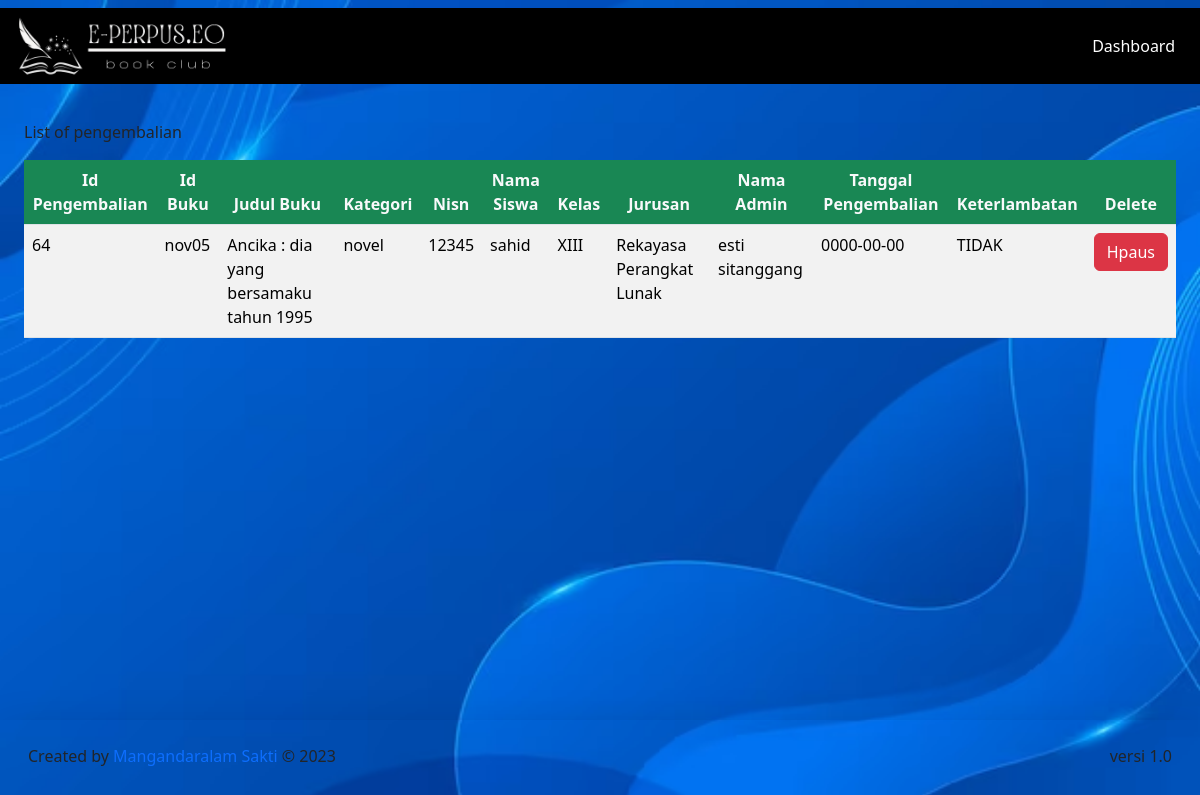
/DashboardPetugas/pengembalian/pengembalianBuku.php, run on an earlier commit of the app's database.
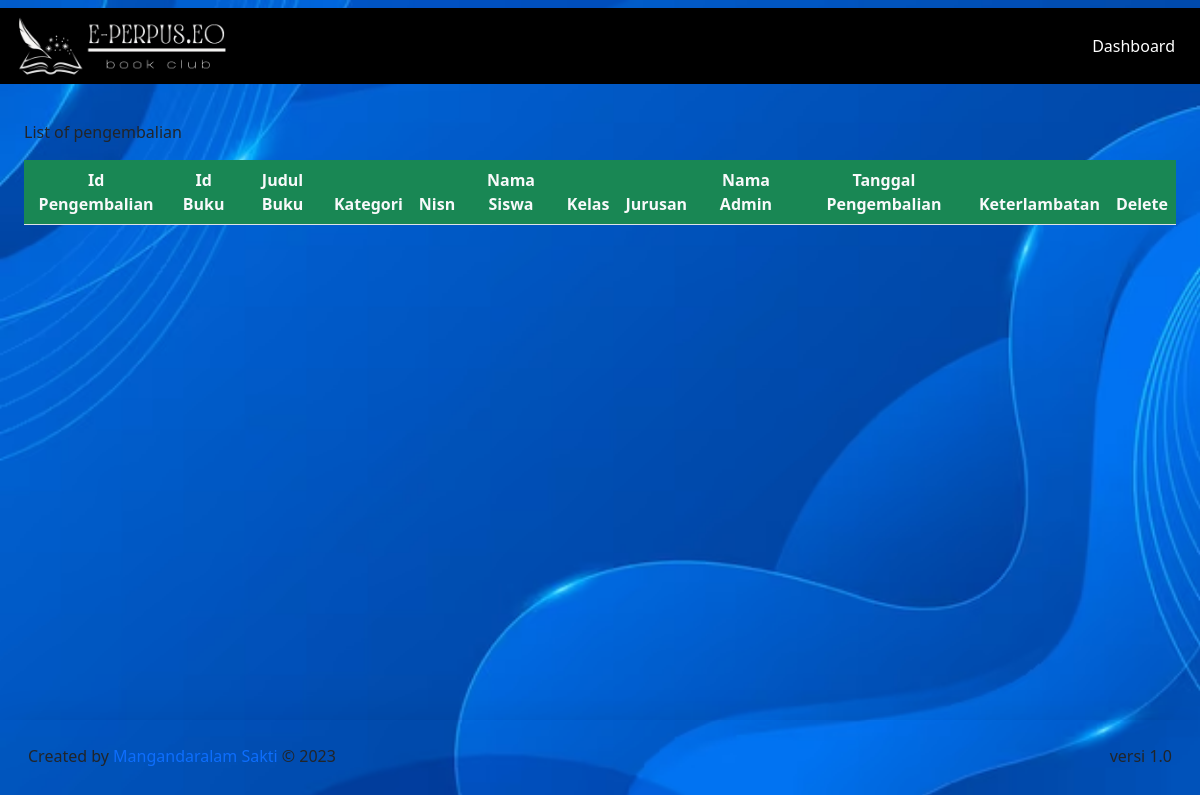
And on a later commit of the database.
### tables this page shows
CREATE TABLE `pengembalian` (
  `id_pengembalian` int(11) NOT NULL,
  `id_peminjaman` int(11) NOT NULL,
  `id_buku` varchar(20) NOT NULL,
  `nisn` int(11) NOT NULL,
  `id_admin` int(11) NOT NULL,
  `buku_kembali` date NOT NULL,
  `keterlambatan` enum('YA','TIDAK') NOT NULL,
  `denda` int(15) NOT NULL
);

CREATE TABLE `buku` (
  `cover` varchar(255) NOT NULL,
  `id_buku` varchar(20) NOT NULL,
  `kategori` varchar(255) NOT NULL,
  `judul` varchar(255) NOT NULL,
  `pengarang` varchar(255) NOT NULL,
  `penerbit` varchar(255) NOT NULL,
  `tahun_terbit` date NOT NULL,
  `jumlah_halaman` int(11) NOT NULL,
  `buku_deskripsi` text NOT NULL,
  `isi_buku` varchar(250) NOT NULL
);

CREATE TABLE `member` (
  `nisn` int(11) NOT NULL,
  `kode_member` varchar(12) NOT NULL,
  `nama` varchar(255) NOT NULL,
  `password` varchar(255) NOT NULL,
  `jenis_kelamin` varchar(20) NOT NULL,
  `kelas` varchar(5) NOT NULL,
  `jurusan` varchar(50) NOT NULL,
  `no_tlp` varchar(15) NOT NULL,
  `tgl_pendaftaran` date NOT NULL
);

### config/config.php (called while the page is built, shortened)
<?php
$host = "127.0.0.1";
$username = "root";
$password = "";
$database_name = "perpustakaan";
$connection = mysqli_connect($host, $username, $password, $database_name);
function queryReadData($dataKategori) {
  global $connection;
  $result = mysqli_query($connection, $dataKategori);
  $items = [];
  while($item = mysqli_fetch_assoc($result)) {
    $items[] = $item;
  }
  return $items;
}
?>

### DashboardPetugas/pengembalian/pengembalianBuku.php (the view, shortened to what this page needs)
<?php
require "../../config/config.php";
$dataPeminjam = queryReadData("SELECT pengembalian.id_pengembalian, pengembalian.id_buku, buku.judul, buku.kategori, pengembalian.nisn, member.nama, member.kelas, member.jurusan, admin.nama_admin, pengembalian.buku_kembali, pengembalian.keterlambatan
FROM pengembalian
INNER JOIN buku ON pengembalian.id_buku = buku.id_buku
INNER JOIN member ON pengembalian.nisn = member.nisn
INNER JOIN admin ON pengembalian.id_admin = admin.id")
?>
<!DOCTYPE html>
<html lang="en">
  <head>
    <link rel="stylesheet" href="../../style.css">
  </head>
  <body style="background: url(../../assets/bg.jpg) center / cover fixed;">
    <nav class="navbar fixed-top" >
      <div class="container-fluid" style=" background: black;">
        <a class="navbar-brand" href="#">
          <img src="../../assets/logoNav.png" alt="logo" width="220px">
        </a>
        <a class="btn btn-tertiary" href="../dashboardPetugas.php" style=" color: white;">Dashboard</a>
      </div>
    </nav>
    <div class="p-4 mt-5">
      <div class="mt-5">
    <caption>List of pengembalian</caption>
      <div class="table-responsive mt-3">
    <table class="table table-striped table-hover">
     <thead class="text-center">
      <tr>
        <th class="bg-success text-light">Id Pengembalian</th>
        <th class="bg-success text-light">Id Buku</th>
        <th class="bg-success text-light">Judul Buku</th>
        <th class="bg-success text-light">Kategori</th>
        <th class="bg-success text-light">Nisn</th>
        <th class="bg-success text-light">Nama Siswa</th>
        <th class="bg-success text-light">Kelas</th>
        <th class="bg-success text-light">Jurusan</th>
        <th class="bg-success text-light">Nama Admin</th>
        <th class="bg-success text-light">Tanggal Pengembalian</th>
        <th class="bg-success text-light">Keterlambatan</th>
        <th class="bg-success text-light">Delete</th>
      </tr>
    </thead>
        <?php foreach ($dataPeminjam as $item) : ?>
      <tr>
        <td><?= $item["id_pengembalian"]; ?></td>
        <td><?= $item["id_buku"]; ?></td>
        <td><?= $item["judul"]; ?></td>
        <td><?= $item["kategori"]; ?></td>
        <td><?= $item["nisn"]; ?></td>
        <td><?= $item["nama"]; ?></td>
        <td><?= $item["kelas"]; ?></td>
        <td><?= $item["jurusan"]; ?></td>
        <td><?= $item["nama_admin"]; ?></td>
        <td><?= $item["buku_kembali"]; ?></td>
        <td><?= $item["keterlambatan"]; ?></td>
        <td>
          <div class="action">
           <a href="deletePengembalian.php?id=<?= $item["id_pengembalian"]; ?>" class="btn btn-danger" onclick="return confirm('Yakin ingin menghapus data ?');"><label for="">Hpaus</label></a>
           </div>
          </td>
      </tr>
        <?php endforeach; ?>
    </table>
  </div>
 </div>
</div>
  <footer class="fixed-bottom shadow-lg bg-subtle p-3">
      <div class="container-fluid d-flex justify-content-between">
      <p class="mt-2">Created by <span class="text-primary"> Mangandaralam Sakti</span> © 2023</p>
      <p class="mt-2">versi 1.0</p>
      </div>
    </footer>
  </body>
</html>

What changed in the data, as far as the page shows it:
removed pengembalian: id_pengembalian "64", id_buku "nov05", id_buku.judul "Ancika : dia yang bersamaku tahun 1995", id_buku.kategori "novel", nisn "12345", nisn.nama "sahid", nisn.kelas "XIII", nisn.jurusan "Rekayasa Perangkat Lunak", id_admin.nama_admin "esti sitanggang", buku_kembali "0000-00-00", keterlambatan "TIDAK"
